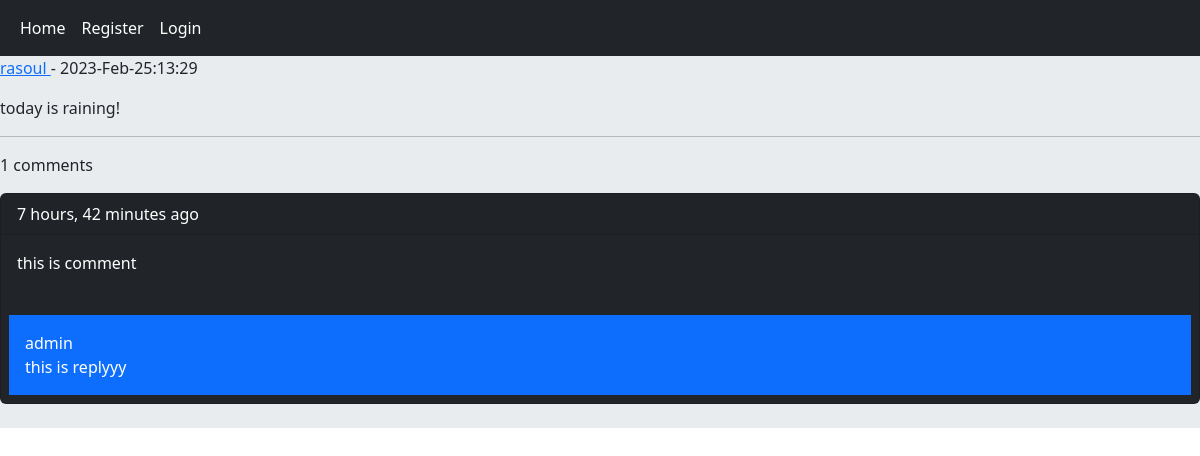
The page /post/13/today-is-r/ on the database its author committed.
### home/models.py (models this page shows, shortened)
class Post(models.Model):
    user    = models.ForeignKey(User, on_delete=models.CASCADE)
    body    = models.TextField()
    slug    = models.SlugField()
    created = models.DateTimeField(auto_now_add=True)
    updated = models.DateTimeField(auto_now=True)
    class Meta:
        ordering = ('-created','-body')

class Comment(models.Model):
    user  = models.ForeignKey(User,   on_delete=models.CASCADE, related_name='user_comment')
    post  = models.ForeignKey(Post,   on_delete=models.CASCADE, related_name='post_comment')
    reply = models.ForeignKey('self', on_delete=models.CASCADE, related_name='reply_comment',
                blank=True, null=True)
    is_reply= models.BooleanField(default=False)
    body    = models.TextField(max_length=400)
    created = models.DateTimeField(auto_now_add=True)

### home/views.py (the view, shortened to what this page needs)
# urls.py: path('post/<int:post_id>/<slug:post_slug>/' , views.PostDetailView.as_view(), name='post_details'),
class PostDetailView(View):
    class_form = CommentCreateForm
    class_reply_form = CommentReplyForm
    def setup(self, request, *args, **kwargs):
        self.post_inst = Post.objects.get(pk=kwargs['post_id'], slug=kwargs['post_slug'])
        return super().setup(request, *args, **kwargs)
    def get(self, request, *args, **kwargs):
        post = self.post_inst
        comments = post.post_comment.filter(is_reply=False)
        return render(request, 'home/details.html',
                      {'post':post, 'comments':comments, 'comment_form':self.class_form, 'reply_form':self.class_reply_form})

### home/templates/home/details.html (shortened to what this page needs)
{% extends 'base.html' %}
{% block content %}
    <p> <a href="{% url 'accounts:user_profile' post.user.id %}"> {{post.user.username}} </a> - {{post.updated |  date:"Y-M-d:H:i" }}</p>
    <p>{{post.body}}</p>
    <hr/>
    <p>{{comments.count}} comments</p>
    {% for comment in comments %}
        <div class="card bg-dark text-white">
            <p class="card-header"> {{commetn.user}}    {{comment.created |  timesince}} ago</p>
            <p class="card-body">{{comment.body}}</p>
            {% with  replies=comment.reply_comment.all  %}
            {% for reply in replies %}
                <p class="bg-primary p-3 m-2"> {{reply.user}} </br> {{reply.body}}</p>
            {% endfor %}
            {% endwith %}
        </div></br>
    {% empty %}
        <p> No comment yet!</p>
    {% endfor %}
{% endblock %}

### rows shown on the page
Post: user.username "rasoul", updated "2023-Feb-25:13:29", body "today is raining!"
Comment: created "7 hours, 42 minutes", body "this is comment"
Comment: user "admin", body "this is replyyy"

### other values the page prints
{{ comments.count }} "1"
